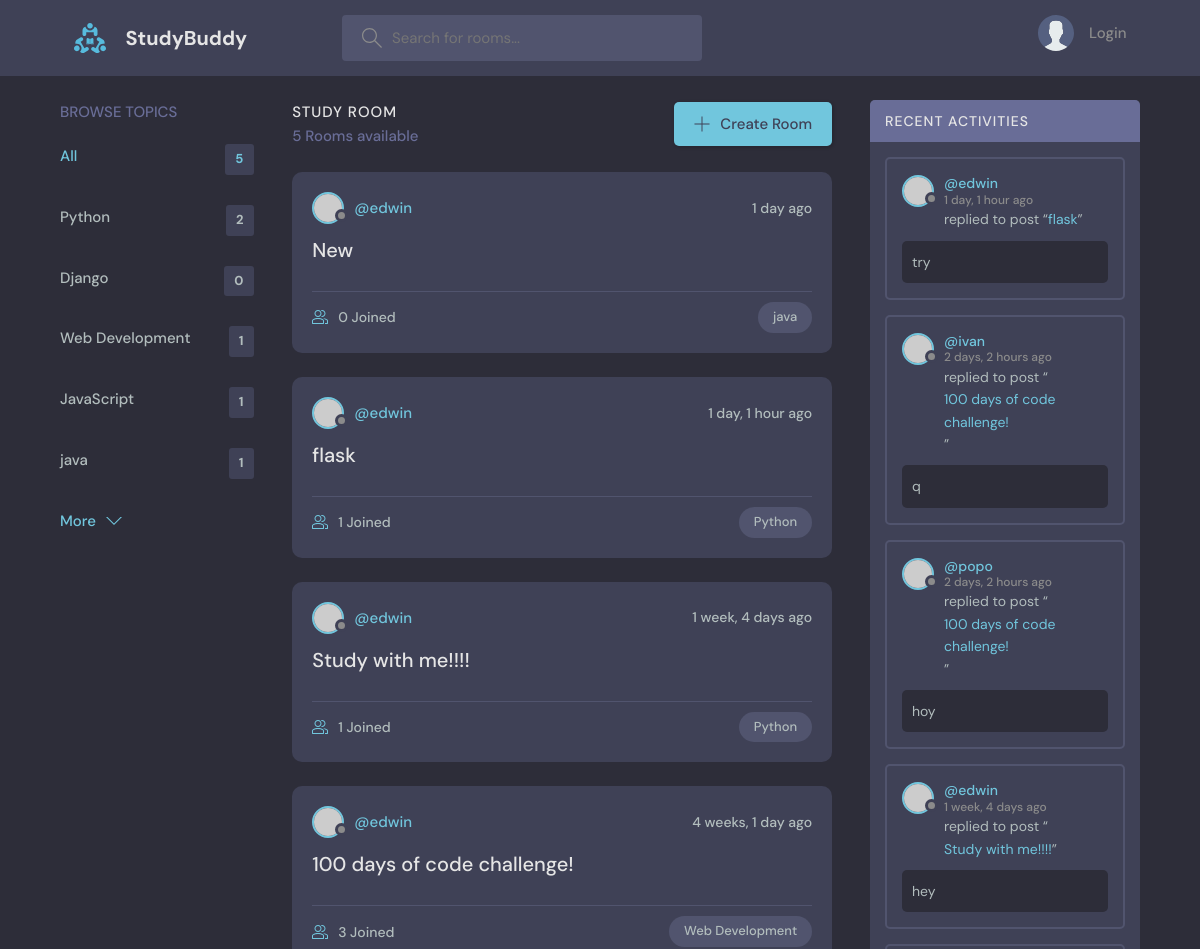
Before: / (upper part) with the older database file.
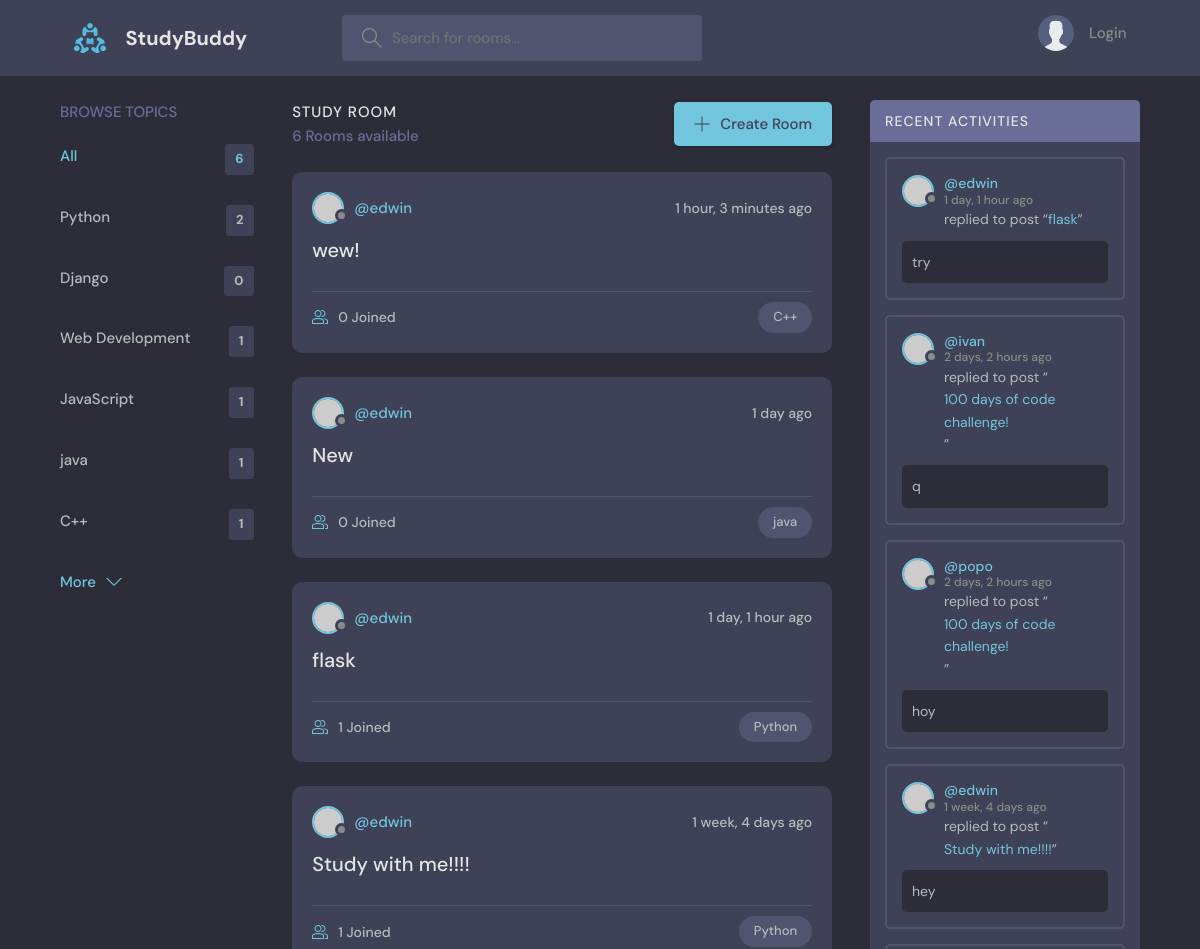
After: the same page with the newer database file.
### base/models.py (models this page shows, shortened)
class Topic(models.Model):
    name = models.CharField(max_length=200)

class Room(models.Model):
    host = models.ForeignKey(User, on_delete=models.SET_NULL, null=True)
    topic = models.ForeignKey(Topic, on_delete=models.SET_NULL, null=True)
    name =  models.CharField(max_length=200)
    description = models.TextField(null=True, blank=True)
    participants = models.ManyToManyField(
        User, related_name='participants', blank=True)
    updated = models.DateTimeField(auto_now=True)
    created = models.DateTimeField(auto_now_add=True)
    class Meta:
        ordering = ['-updated', '-created']
    def __str__(self):
        return self.name

class Message(models.Model):
    user = models.ForeignKey(User, on_delete=models.CASCADE)
    room = models.ForeignKey(Room, on_delete=models.CASCADE)
    body = models.TextField()
    updated = models.DateTimeField(auto_now=True)
    created = models.DateTimeField(auto_now_add=True)
    class Meta:
        ordering = ['-updated', '-created']

### base/views.py (the view)
# urls.py: path("", views.home, name="home"),
def home(request):
    q = request.GET.get('q') if request.GET.get('q') != None else ''
    rooms = Room.objects.filter(
        Q(topic__name__icontains=q) |
        Q(name__icontains=q) |
        Q(description__icontains=q)
        )
    topics = Topic.objects.all()
    room_count = rooms.count()
    room_messages = Message.objects.filter(Q(room__topic__name__icontains=q))
    context = {'rooms': rooms, 'topics':topics,
               'room_count': room_count, 'room_messages':room_messages}
    return render(request, "base/home.html", context)

### base/templates/base/home.html (shortened to what this page needs)
{% extends "main.html" %}
{% block content %}
<main class="layout layout--3">
  <div class="container">
    {% include "base/topics_component.html" %}
    <div class="roomList">
      <div class="roomList__header">
        <div>
          <h2>Study Room</h2>
          <p>{{room_count}} Rooms available</p>
        </div>
        <a class="btn btn--main" href="{% url 'create-room' %}">
          <svg version="1.1" xmlns="http://www.w3.org/2000/svg" width="32" height="32" viewBox="0 0 32 32">
            <title>add</title>
            <path
              d="M16.943 0.943h-1.885v14.115h-14.115v1.885h14.115v14.115h1.885v-14.115h14.115v-1.885h-14.115v-14.115z"
            ></path>
          </svg>
          Create Room
        </a>
      </div>
      {% include "base/feed_component.html" %}
    </div>
    {% include "base/activity_component.html" %}
  </div>
</main>
{% endblock %}

### base/templates/base/topics_component.html
<div class="topics">
    <div class="topics__header">
      <h2>Browse Topics</h2>
    </div>
    <ul class="topics__list">
      <li>
        <a href="{% url "home" %}" class="active">All <span>{{topics.count}}</span></a>
      </li>
      {% for topic in topics %}
      <li>
        <a href="{% url "home" %}?q={{topic.name}}">{{topic.name}} <span>{{topic.room_set.all.count}}</span></a>
      </li>
      {% endfor %}
    </ul>
    <a class="btn btn--link" href="topics.html">
      More
      <svg version="1.1" xmlns="http://www.w3.org/2000/svg" width="32" height="32" viewBox="0 0 32 32">
        <title>chevron-down</title>
        <path d="M16 21l-13-13h-3l16 16 16-16h-3l-13 13z"></path>
      </svg>
    </a>
</div>

### base/templates/base/feed_component.html (shortened to what this page needs)
{% for room in rooms %}
<div class="roomListRoom">
    <div class="roomListRoom__header">
      <a href="{% url 'user-profile' room.host.id %}" class="roomListRoom__author">
        <div class="avatar avatar--small">
          <img src="https://randomuser.me/api/portraits/women/11.jpg" />
        </div>
        <span>@{{room.host.username}}</span>
      </a>
      <div class="roomListRoom__actions">
        <span>{{room.created|timesince}} ago</span>
      </div>
    </div>
    <div class="roomListRoom__content">
      <a href="{% url 'room' room.id %}">{{room.name}}</a>
    </div>
    <div class="roomListRoom__meta">
      <a href="{% url 'room' room.id %}" class="roomListRoom__joined">
        {{room.participants.all.count}} Joined
      </a>
      <p class="roomListRoom__topic">{{room.topic.name}}</p>
    </div>
</div>
{% endfor %}

### base/templates/base/activity_component.html (shortened to what this page needs)
<div class="activities">
    <div class="activities__header">
      <h2>Recent Activities</h2>
    </div>
    {% for message in room_messages %}
    <div class="activities__box">
      <div class="activities__boxHeader roomListRoom__header">
        <a href="{% url "user-profile" message.user.id %}" class="roomListRoom__author">
          <div class="avatar avatar--small">
            <img src="https://randomuser.me/api/portraits/women/11.jpg" />
          </div>
          <p>
            @{{message.user}}
            <span>{{message.created|timesince}} ago</span>
          </p>
        </a>
      </div>
      <div class="activities__boxContent">
        <p>replied to post “<a href="{% url 'room' message.room.id %}">{{message.room}}</a>”</p>
        <div class="activities__boxRoomContent">
          {{message.body}}
        </div>
      </div>
    </div>
    {% endfor %}
  </div>

Changed rows visible on the page:
no longer on this page (row unchanged): Room: host.username "edwin", created "4 weeks, 1 day", name "100 days of code challenge!", participants.all.count "3", topic.name "Web Development"
added Topic: name "C++", room_set.all.count "1"
added Room: host.username "edwin", created "1 hour, 3 minutes", name "wew!", participants.all.count "0", topic.name "C++"
Other visible differences:
{{ topics.count }}: "5" → "6"
{{ room_count }}: "5" → "6"
